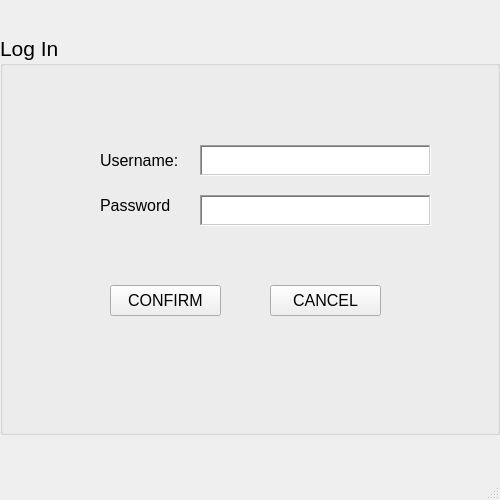
<?xml version="1.0" encoding="UTF-8"?>
<ui version="4.0">
 <class>MainWindow</class>
 <widget class="QMainWindow" name="MainWindow">
  <property name="geometry">
   <rect>
    <x>0</x>
    <y>0</y>
    <width>500</width>
    <height>500</height>
   </rect>
  </property>
  <property name="windowTitle">
   <string>MainWindow</string>
  </property>
  <widget class="QWidget" name="centralwidget">
   <widget class="QGroupBox" name="groupBox">
    <property name="geometry">
     <rect>
      <x>0</x>
      <y>35</y>
      <width>500</width>
      <height>400</height>
     </rect>
    </property>
    <property name="font">
     <font>
      <pointsize>16</pointsize>
     </font>
    </property>
    <property name="title">
     <string>Log In</string>
    </property>
    <widget class="QLabel" name="username">
     <property name="geometry">
      <rect>
       <x>100</x>
       <y>110</y>
       <width>81</width>
       <height>31</height>
      </rect>
     </property>
     <property name="font">
      <font>
       <pointsize>12</pointsize>
      </font>
     </property>
     <property name="text">
      <string>Username:</string>
     </property>
    </widget>
    <widget class="QLabel" name="password">
     <property name="geometry">
      <rect>
       <x>100</x>
       <y>160</y>
       <width>71</width>
       <height>20</height>
      </rect>
     </property>
     <property name="font">
      <font>
       <pointsize>12</pointsize>
      </font>
     </property>
     <property name="text">
      <string>Password:</string>
     </property>
    </widget>
    <widget class="QTextEdit" name="usernameText">
     <property name="geometry">
      <rect>
       <x>200</x>
       <y>110</y>
       <width>231</width>
       <height>31</height>
      </rect>
     </property>
     <property name="font">
      <font>
       <pointsize>14</pointsize>
      </font>
     </property>
     <property name="cursor" stdset="0">
      <cursorShape>IBeamCursor</cursorShape>
     </property>
     <property name="frameShape">
      <enum>QFrame::WinPanel</enum>
     </property>
     <property name="verticalScrollBarPolicy">
      <enum>Qt::ScrollBarAlwaysOff</enum>
     </property>
    </widget>
    <widget class="QTextEdit" name="passwordText">
     <property name="geometry">
      <rect>
       <x>200</x>
       <y>160</y>
       <width>231</width>
       <height>31</height>
      </rect>
     </property>
     <property name="font">
      <font>
       <pointsize>14</pointsize>
      </font>
     </property>
     <property name="cursor" stdset="0">
      <cursorShape>IBeamCursor</cursorShape>
     </property>
     <property name="frameShape">
      <enum>QFrame::WinPanel</enum>
     </property>
     <property name="frameShadow">
      <enum>QFrame::Sunken</enum>
     </property>
     <property name="lineWidth">
      <number>1</number>
     </property>
     <property name="verticalScrollBarPolicy">
      <enum>Qt::ScrollBarAlwaysOff</enum>
     </property>
    </widget>
    <widget class="QPushButton" name="confirmButton">
     <property name="geometry">
      <rect>
       <x>110</x>
       <y>250</y>
       <width>111</width>
       <height>31</height>
      </rect>
     </property>
     <property name="font">
      <font>
       <pointsize>12</pointsize>
      </font>
     </property>
     <property name="text">
      <string>CONFIRM</string>
     </property>
    </widget>
    <widget class="QPushButton" name="cancelButton">
     <property name="geometry">
      <rect>
       <x>270</x>
       <y>250</y>
       <width>111</width>
       <height>31</height>
      </rect>
     </property>
     <property name="font">
      <font>
       <pointsize>12</pointsize>
      </font>
     </property>
     <property name="text">
      <string>CANCEL</string>
     </property>
    </widget>
   </widget>
  </widget>
  <widget class="QMenuBar" name="menubar">
   <property name="geometry">
    <rect>
     <x>0</x>
     <y>0</y>
     <width>500</width>
     <height>21</height>
    </rect>
   </property>
  </widget>
  <widget class="QStatusBar" name="statusbar"/>
 </widget>
 <resources/>
 <connections/>
</ui>
